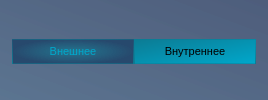
          <widget class="QWidget" name="widget_2" native="true">
           <property name="styleSheet">
            <string notr="true">QWidget {
	background: qlineargradient(spread:pad, x1:0, y1:1, x2:1, y2:0, stop:0 rgba(39, 72, 109, 129), stop:1 rgba(21, 41, 81, 129))
}</string>
           </property>
           <layout class="QVBoxLayout" name="verticalLayout_6">
            <property name="leftMargin">
             <number>0</number>
            </property>
            <property name="topMargin">
             <number>15</number>
            </property>
            <property name="rightMargin">
             <number>0</number>
            </property>
            <property name="bottomMargin">
             <number>15</number>
            </property>
            <item alignment="Qt::AlignmentFlag::AlignHCenter">
             <widget class="QGroupBox" name="groupBox">
              <property name="styleSheet">
               <string notr="true">QGroupBox {
	border: none;
	background: none;
}
QPushButton {
	background:qlineargradient(spread:pad, x1:0, y1:0, x2:1, y2:1, stop:0 rgba(12, 123, 147, 255), stop:1 rgba(0, 168, 204, 255));
	border: none;
	font-size: 11px;
	padding: 5 10 5 10;
	width: 100px;
	border: 1px solid qradialgradient(spread:pad, cx:0.506, cy:1, radius:1.147, fx:0.494318, fy:1, stop:0 rgba(12, 123, 147, 255), stop:1 rgba(255, 255, 255, 0));
}
QPushButton:hover {
	color: rgb(0, 168, 204);
	border-left: 1px solid rgb(10, 169, 255);
	border-right: 1px solid rgb(10, 169, 255);
	background-color: qlineargradient(spread:pad, x1:0, y1:0.477, x2:1, y2:0.518, stop:0 rgba(15, 109, 159, 64), stop:0.505682 rgba(15, 111, 149, 0), stop:1 rgba(15, 112, 139, 58));
}
QPushButton:pressed {
	background-color: rgb(0, 53, 93)
}
QPushButton:checked {
	background: qradialgradient(spread:pad, cx:0.5, cy:0.5, radius:0.5, fx:0.5, fy:0.5, stop:0 rgba(12, 123, 147, 177), stop:1 rgba(39, 73, 109, 255));
	color: rgb(0, 168, 204);
}</string>
              </property>
              <layout class="QHBoxLayout" name="horizontalLayout_3">
               <property name="spacing">
                <number>0</number>
               </property>
               <property name="topMargin">
                <number>0</number>
               </property>
               <property name="bottomMargin">
                <number>0</number>
               </property>
               <item>
                <widget class="QPushButton" name="btn_out">
                 <property name="font">
                  <font>
                   <pointsize>-1</pointsize>
                  </font>
                 </property>
                 <property name="styleSheet">
                  <string notr="true"/>
                 </property>
                 <property name="text">
                  <string>Внешнее</string>
                 </property>
                 <property name="checkable">
                  <bool>true</bool>
                 </property>
                 <property name="checked">
                  <bool>true</bool>
                 </property>
                 <property name="autoExclusive">
                  <bool>true</bool>
                 </property>
                </widget>
               </item>
               <item alignment="Qt::AlignmentFlag::AlignHCenter">
                <widget class="QPushButton" name="btn_in">
                 <property name="font">
                  <font>
                   <pointsize>-1</pointsize>
                  </font>
                 </property>
                 <property name="styleSheet">
                  <string notr="true"/>
                 </property>
                 <property name="text">
                  <string>Внутреннее</string>
                 </property>
                 <property name="checkable">
                  <bool>true</bool>
                 </property>
                 <property name="checked">
                  <bool>false</bool>
                 </property>
                 <property name="autoExclusive">
                  <bool>true</bool>
                 </property>
                </widget>
               </item>
              </layout>
             </widget>
            </item>
           </layout>
          </widget>
